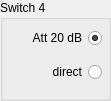
   <widget class="QGroupBox" name="groupBox_29">
    <property name="geometry">
     <rect>
      <x>320</x>
      <y>360</y>
      <width>111</width>
      <height>101</height>
     </rect>
    </property>
    <property name="title">
     <string>Switch 4</string>
    </property>
    <property name="flat">
     <bool>false</bool>
    </property>
    <property name="checkable">
     <bool>false</bool>
    </property>
    <widget class="QWidget" name="layoutWidget_4">
     <property name="geometry">
      <rect>
       <x>10</x>
       <y>20</y>
       <width>92</width>
       <height>71</height>
      </rect>
     </property>
     <layout class="QVBoxLayout" name="verticalLayout_4">
      <item>
       <widget class="QRadioButton" name="AttSwitch_On">
        <property name="enabled">
         <bool>true</bool>
        </property>
        <property name="layoutDirection">
         <enum>Qt::LayoutDirection::RightToLeft</enum>
        </property>
        <property name="text">
         <string>Att 20 dB</string>
        </property>
        <property name="checked">
         <bool>true</bool>
        </property>
       </widget>
      </item>
      <item>
       <widget class="QRadioButton" name="AttSwitch_Off">
        <property name="enabled">
         <bool>true</bool>
        </property>
        <property name="layoutDirection">
         <enum>Qt::LayoutDirection::RightToLeft</enum>
        </property>
        <property name="text">
         <string>direct</string>
        </property>
       </widget>
      </item>
     </layout>
    </widget>
   </widget>
